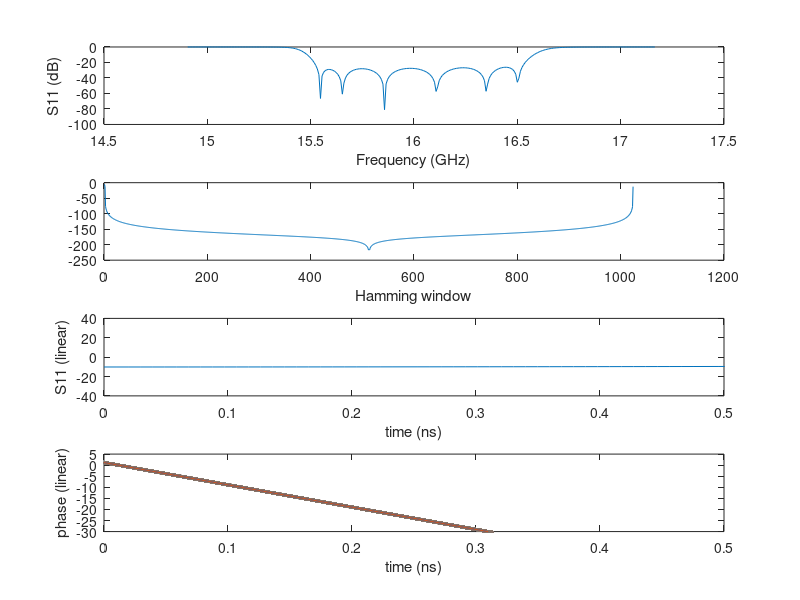

Recreate this plot in MATLAB.
close all;
clear all;

N = 1024;
z0 = 50;
sampling_factor = 6;

A = importdata("sparameters_bandpass.dat");

freq = A(:,1);
realPart = A(:,2);
imagPart = A(:,3);

f_max = freq(end);

fs = sampling_factor*f_max;

s11_input = realPart + imagPart*i;

C = [s11_input', zeros(1, N-length(s11_input))];

window = 1/N * fft(hamming(N), N);

s11_time = N * ifft((C.*window'), N);

t = [0:1:length(s11_time)-1] / fs;

figure(2);
subplot(4, 1, 1)
plot(freq, 20*log10(abs(s11_input)));
xlabel('Frequency (GHz)')
ylabel('S11 (dB)')

subplot(4, 1, 2)
plot(20*log10(abs(window)));
xlabel('Hamming window')

subplot(4, 1, 3)
plot(t, 20*log10(abs(s11_time)));
xlabel('time (ns)')
ylabel('S11 (linear)')
axis([0 0.5 -40 40])

f0 = (freq(1)+freq(end))/2;
unwrapped_phase = unwrap(angle(s11_time))-2.0*pi*f0*t';

subplot(4, 1, 4)
plot(t, unwrapped_phase);
xlabel('time (ns)')
ylabel('phase (linear)')
axis([0 0.5 -30 5])
